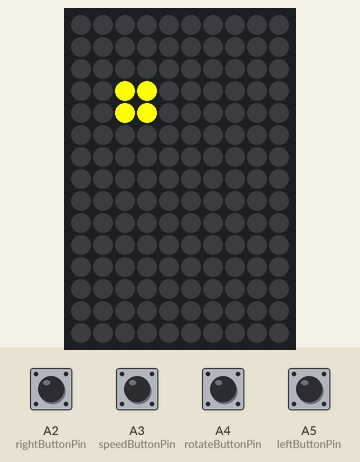
Recording of a sketch running on a simulated Arduino Uno, built with avr-gcc and run on an emulated ATmega328P. Shown: 10×15 RGB LED matrix (first LED top left, wired row by row). Inputs (shaded band) come from the test bench; at power-on: A2 (rightButtonPin), A3 (speedButtonPin), A4 (rotateButtonPin), A5 (leftButtonPin) HIGH. Random numbers use the default seed unless the sketch sets one.

Above: at 1.2 s.
1.3 s: A3 (speedButtonPin) pulled LOW for 1 s
At 2.76 s:
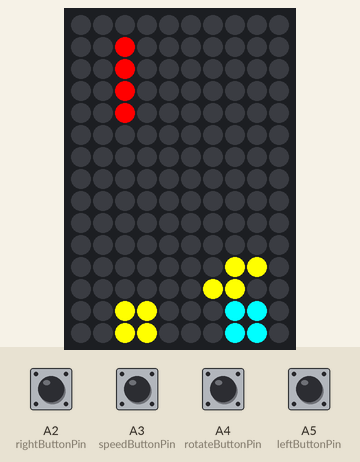
2.9 s: A3 (speedButtonPin) pulled LOW for 1 s
At 4.2 s:
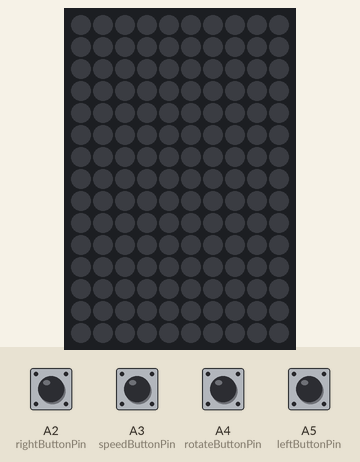
4.5 s: A4 (rotateButtonPin) pulled LOW for 0.15 s
At 4.86 s:
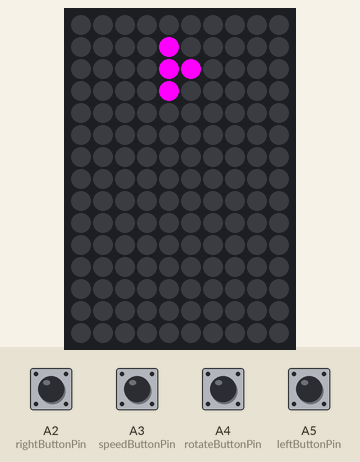
5.2 s: A2 (rightButtonPin) pulled LOW for 0.15 s
At 5.47 s:
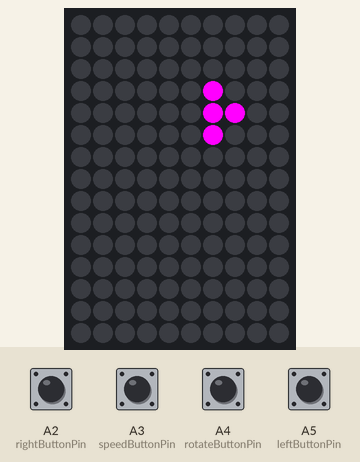
5.9 s: A5 (leftButtonPin) pulled LOW for 0.15 s
At 6.39 s:
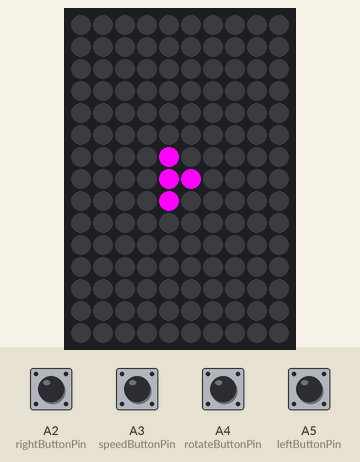
6.6 s: A2 (rightButtonPin) pulled LOW for 1 s
At 8.57 s:
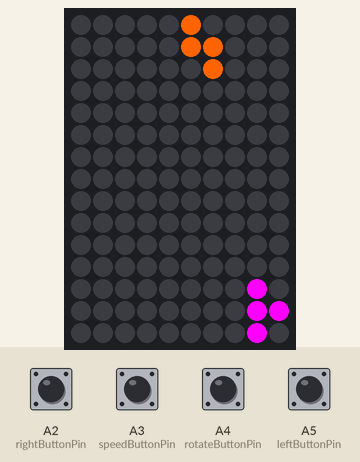

The sketch:

sketch.ino
```cpp
/*
  TETRIS GAME

  Controls:
  Left button   (A5) : Move piece left
  Rotate button (A4) : Rotate piece
  Speed button  (A3) : Accelerate fall
  Right button  (A2) : Move piece right

  Author:
  Nicolas GOSSARD
*/

#include <Adafruit_NeoPixel.h>

// pins
constexpr int dinPin = 2;
constexpr int leftButtonPin = A5;
constexpr int rotateButtonPin = A4;
constexpr int speedButtonPin = A3;
constexpr int rightButtonPin = A2;

// grid
constexpr int gridWidth = 10;
constexpr int gridHeight = 15;
constexpr int numberPixels = gridWidth * gridHeight;
int board[gridHeight][gridWidth];

// colours
constexpr uint32_t colourOff     = 0x000000;
constexpr uint32_t colourRed     = 0xFF0000;
constexpr uint32_t colourGreen   = 0x00FF00;
constexpr uint32_t colourBlue    = 0x0000FF;
constexpr uint32_t colourYellow  = 0xFFFF00;
constexpr uint32_t colourCyan    = 0x00FFFF;
constexpr uint32_t colourMagenta = 0xFF00FF;
constexpr uint32_t colourOrange  = 0xFF6400;

Adafruit_NeoPixel pixels(numberPixels, dinPin, NEO_GRB + NEO_KHZ800);

// pieces
enum PieceType
{
  PIECE_O = 0,
  PIECE_I = 1,
  PIECE_T = 2,
  PIECE_S = 3,
  PIECE_COUNT = 4
};

struct Piece
{
  int x;
  int y;
  int type;
  int rotation;
  int colourId;
};

Piece currentPiece;

// state variables
int placedPiecesCount = 0;
bool hasActivePiece = false;
bool waitingRespawn = false;

// timers
unsigned long lastFallTime = 0;
unsigned long normalFallDelay = 300;
unsigned long fastFallDelay = 25;
unsigned long lastMoveTime = 0;
unsigned long moveRepeatDelay = 100;
unsigned long lastRotateTime = 0;
unsigned long rotateRepeatDelay = 150;
unsigned long respawnStartTime = 0;
unsigned long respawnDelay = 750;
unsigned long fallAccelerationStep = 5;
unsigned long minFallDelay = 100;


void setup()
{
  randomSeed(analogRead(A0));

  pixels.begin();
  pixels.clear();
  pixels.show();

  pinMode(leftButtonPin, INPUT_PULLUP);
  pinMode(rotateButtonPin, INPUT_PULLUP);
  pinMode(speedButtonPin, INPUT_PULLUP);
  pinMode(rightButtonPin, INPUT_PULLUP);

  resetGame();
  spawnNewPiece();
}

void loop()
{
  if (waitingRespawn)
  {
    if (millis() - respawnStartTime >= respawnDelay)
    {
      waitingRespawn = false;
      spawnNewPiece();
    }

    renderGame();
    return;
  }

  handleInput();
  updateFall();
  renderGame();
}

void resetGame()
{
  clearBoard();
  lastFallTime = millis();
  lastMoveTime = millis();
  lastRotateTime = millis();
  normalFallDelay = 300;
  placedPiecesCount = 0;
  hasActivePiece = false;
  waitingRespawn = false;
}

void clearBoard()
{
  for (int y = 0; y < gridHeight; y++)
  {
    for (int x = 0; x < gridWidth; x++)
    {
      board[y][x] = 0;
    }
  }
}

void spawnNewPiece()
{
  createPiece();
  lastFallTime = millis();

  if (!canPlacePiece(currentPiece.x, currentPiece.y,
                     currentPiece.type, currentPiece.rotation))
  {
    resetGame();
    waitingRespawn = true;
    respawnStartTime = millis();
    hasActivePiece = false;
    return;
  }

  hasActivePiece = true;
}

void createPiece()
{
  currentPiece.type = random(0, PIECE_COUNT);
  currentPiece.rotation = random(0, 4);
  currentPiece.x = random(0, gridWidth - 3);
  currentPiece.y = 0;
  currentPiece.colourId = random(1, 8);
}

bool canPlacePiece(int testX, int testY, int pieceType, int rotation)
{
  for (int localY = 0; localY < 4; localY++)
  {
    for (int localX = 0; localX < 4; localX++)
    {
      if (!pieceCellIsFilled(pieceType, rotation, localX, localY))
      {
        continue;
      }

      int worldX = testX + localX;
      int worldY = testY + localY;

      if (!isInside(worldX, worldY))
      {
        return false;
      }

      if (board[worldY][worldX] != 0)
      {
        return false;
      }
    }
  }

  return true;
}

bool pieceCellIsFilled(int pieceType, int rotation, int localX, int localY)
{
  if (localX < 0 || localX > 3 || localY < 0 || localY > 3)
  {
    return false;
  }

  if (pieceType == PIECE_O)
  {
    return (localX == 1 || localX == 2) && (localY == 0 || localY == 1);
  }

  if (pieceType == PIECE_I)
  {
    rotation = rotation % 4;

    if (rotation == 0 || rotation == 2)
    {
      return localY == 1 && localX >= 0 && localX <= 3;
    }

    return localX == 1 && localY >= 0 && localY <= 3;
  }

  if (pieceType == PIECE_T)
  {
    rotation = rotation % 4;

    if (rotation == 0)
    {
      return
        (localX == 1 && localY == 0) ||
        (localY == 1 && localX >= 0 && localX <= 2);
    }

    if (rotation == 1)
    {
      return
        (localX == 1 && localY == 0) ||
        (localX == 1 && localY == 1) ||
        (localX == 2 && localY == 1) ||
        (localX == 1 && localY == 2);
    }

    if (rotation == 2)
    {
      return
        (localY == 1 && localX >= 0 && localX <= 2) ||
        (localX == 1 && localY == 2);
    }

    return
      (localX == 1 && localY == 0) ||
      (localX == 0 && localY == 1) ||
      (localX == 1 && localY == 1) ||
      (localX == 1 && localY == 2);
  }

  if (pieceType == PIECE_S)
  {
    rotation = rotation % 4;

    if (rotation == 0 || rotation == 2)
    {
      return
        (localX == 1 && localY == 0) ||
        (localX == 2 && localY == 0) ||
        (localX == 0 && localY == 1) ||
        (localX == 1 && localY == 1);
    }

    return
      (localX == 1 && localY == 0) ||
      (localX == 1 && localY == 1) ||
      (localX == 2 && localY == 1) ||
      (localX == 2 && localY == 2);
  }

  return false;
}

bool isInside(int x, int y)
{
  return x >= 0 && x < gridWidth && y >= 0 && y < gridHeight;
}

void handleInput()
{
  if (!hasActivePiece)
  {
    return;
  }

  unsigned long now = millis();

  if (now - lastMoveTime >= moveRepeatDelay)
  {
    if (digitalRead(leftButtonPin) == LOW)
    {
      if (canPlacePiece(currentPiece.x - 1, currentPiece.y,
                        currentPiece.type, currentPiece.rotation))
      {
        currentPiece.x--;
      }

      lastMoveTime = now;
    }
    else if (digitalRead(rightButtonPin) == LOW)
    {
      if (canPlacePiece(currentPiece.x + 1, currentPiece.y,
                        currentPiece.type, currentPiece.rotation))
      {
        currentPiece.x++;
      }

      lastMoveTime = now;
    }
  }

  if (now - lastRotateTime >= rotateRepeatDelay)
  {
    if (digitalRead(rotateButtonPin) == LOW)
    {
      int newRotation = (currentPiece.rotation + 1) % 4;

      if (canPlacePiece(currentPiece.x, currentPiece.y,
                        currentPiece.type, newRotation))
      {
        currentPiece.rotation = newRotation;
      }

      lastRotateTime = now;
    }
  }
}

void updateFall()
{
  if (!hasActivePiece)
  {
    return;
  }

  unsigned long now = millis();

  unsigned long currentFallDelay = normalFallDelay;

  if (digitalRead(speedButtonPin) == LOW)
  {
    currentFallDelay = fastFallDelay;
  }

  if (now - lastFallTime < currentFallDelay)
  {
    return;
  }

  lastFallTime = now;

  if (canPlacePiece(currentPiece.x, currentPiece.y + 1,
                    currentPiece.type, currentPiece.rotation))
  {
    currentPiece.y++;
    return;
  }

  lockCurrentPiece();
  hasActivePiece = false;
  placedPiecesCount++;

  if (placedPiecesCount % 3 == 0 && normalFallDelay > minFallDelay)
  {
    if (normalFallDelay - fallAccelerationStep < minFallDelay)
    {
      normalFallDelay = minFallDelay;
    }
    else
    {
      normalFallDelay -= fallAccelerationStep;
    }
  }

  clearFullLines();
  spawnNewPiece();
}

void lockCurrentPiece()
{
  for (int localY = 0; localY < 4; localY++)
  {
    for (int localX = 0; localX < 4; localX++)
    {
      if (!pieceCellIsFilled(currentPiece.type, currentPiece.rotation,
                             localX, localY))
      {
        continue;
      }

      int worldX = currentPiece.x + localX;
      int worldY = currentPiece.y + localY;

      if (isInside(worldX, worldY))
      {
        board[worldY][worldX] = currentPiece.colourId;
      }
    }
  }
}

void clearFullLines()
{
  for (int y = gridHeight - 1; y >= 0; y--)
  {
    if (isLineFull(y))
    {
      removeLine(y);
      y++;
    }
  }
}

bool isLineFull(int y)
{
  for (int x = 0; x < gridWidth; x++)
  {
    if (board[y][x] == 0)
    {
      return false;
    }
  }

  return true;
}

void removeLine(int lineY)
{
  for (int y = lineY; y > 0; y--)
  {
    for (int x = 0; x < gridWidth; x++)
    {
      board[y][x] = board[y - 1][x];
    }
  }

  for (int x = 0; x < gridWidth; x++)
  {
    board[0][x] = 0;
  }
}

void renderGame()
{
  pixels.clear();

  drawBoardOnly();

  if (hasActivePiece)
  {
    drawCurrentPiece();
  }

  pixels.show();
}

void drawBoardOnly()
{
  for (int y = 0; y < gridHeight; y++)
  {
    for (int x = 0; x < gridWidth; x++)
    {
      setPixelXY(x, y, getColourFromId(board[y][x]));
    }
  }
}

void drawCurrentPiece()
{
  for (int localY = 0; localY < 4; localY++)
  {
    for (int localX = 0; localX < 4; localX++)
    {
      if (!pieceCellIsFilled(currentPiece.type, currentPiece.rotation,
                             localX, localY))
      {
        continue;
      }

      int worldX = currentPiece.x + localX;
      int worldY = currentPiece.y + localY;

      setPixelXY(worldX, worldY, getColourFromId(currentPiece.colourId));
    }
  }
}

void setPixelXY(int x, int y, uint32_t colour)
{
  if (!isInside(x, y))
  {
    return;
  }

  pixels.setPixelColor(xyToIndex(x, y), colour);
}

int xyToIndex(int x, int y)
{
  return y * gridWidth + x;
}

uint32_t getColourFromId(int id)
{
  switch (id)
  {
    case 1: return colourRed;
    case 2: return colourGreen;
    case 3: return colourBlue;
    case 4: return colourYellow;
    case 5: return colourCyan;
    case 6: return colourMagenta;
    case 7: return colourOrange;
    default: return colourOff;
  }
}
```
